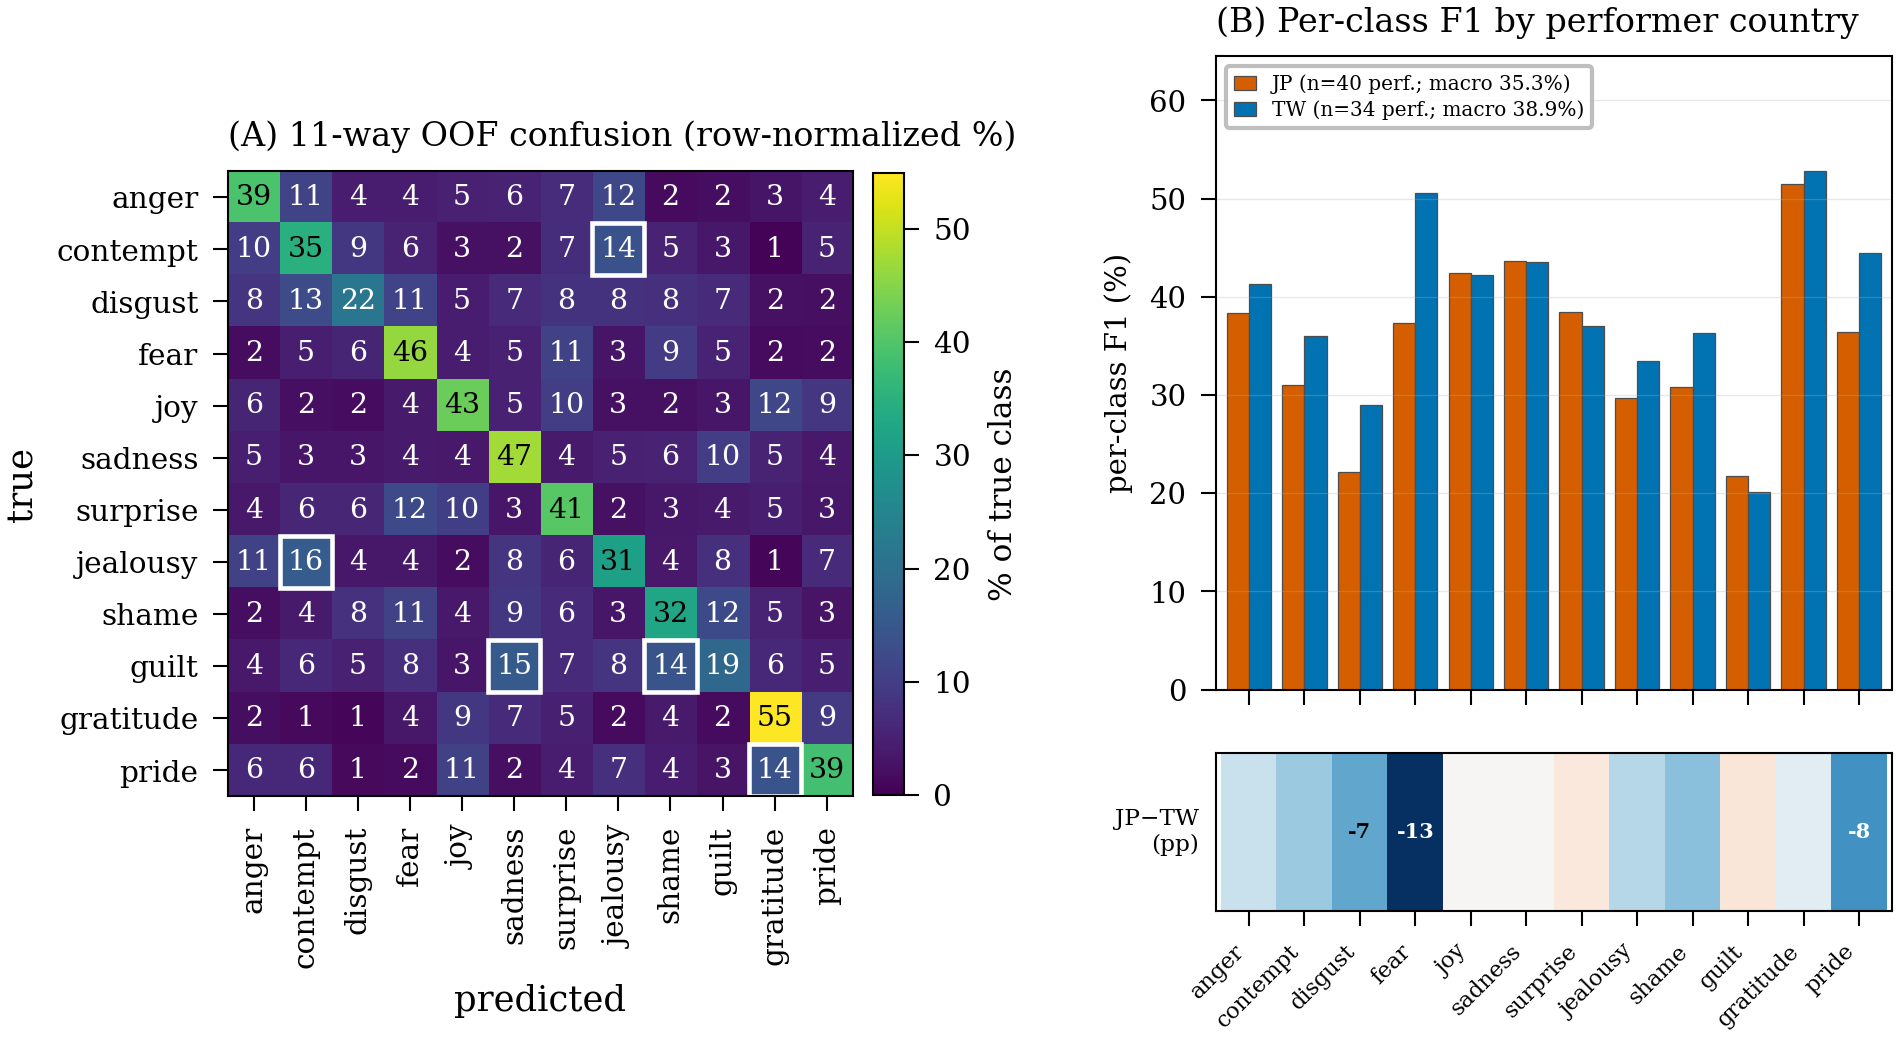

Write the Python code that produced this figure.
"""paper/figures/fig03_confusion_jptw.py — Fig.3 (P4).

Design doc: paper/data_inventory.md (P0).  2-column, two panels.

Panel A: 12x12 OOF confusion of the 11-way logit-mean ensemble, rows = true
  emotion, row-normalized to 100 %, viridis, top-5 off-diagonal boxed.
Panel B: 11-way per-class F1 by performer country (JP vs TW) + signed
  |F1_JP - F1_TW| strip.

Both panels use the SAME 11-way logit-mean ensemble (the paper's headline
model) recomputed from OOF, so A and B are self-consistent.  The exp034
cross-cultural part-masking analysis (docs/.../cross_cultural_README.md) is
a *different* metric (part-masking, single model); its qualitative findings
(shared head->legs->arms->torso ordering; JP-TW macro gap partly a marker-
set confound — JP_01-05 used OptiTrack, not Vicon) are cited in the caption,
not plotted here.

Anonymized: country aggregates only, no individual performer IDs.
"""

import pickle
import sys
from pathlib import Path

sys.path.insert(0, str(Path(__file__).resolve().parent.parent))  # paper/

import numpy as np  # noqa: E402
from sklearn.metrics import confusion_matrix, f1_score  # noqa: E402

import reconcile_f1 as R  # noqa: E402
from _style import (ONE_COL, PALETTE_QUAL, PALETTE_SEQ, PALETTE_DIV,  # noqa
                     TWO_COL, save_fig, seed_all, setup_ieee)
from diema.data.parser import IDX_TO_EMOTION  # noqa: E402

import matplotlib.pyplot as plt  # noqa: E402
from matplotlib.patches import Rectangle  # noqa: E402

setup_ieee()
seed_all(42)

raw, y, fold_ids = R.load_oof()
EMO = [IDX_TO_EMOTION[i] for i in range(12)]

# country aligned to y — re-derive ref EXACTLY as reconcile_f1.load_oof()
with open(R.SPLITS_PKL, "rb") as f:
    splits = pickle.load(f)
ref = [str(fn) for fid in range(10) for fn, _ in splits[fid]["val"]]
country = np.array([s.split("_")[0] for s in ref])
assert len(country) == len(y)

pred = R.combine(raw, R.PROD + R.EXTRA4, "logit_mean")  # 11-way logit-mean

# ── Panel A data: row-normalized confusion ────────────────────────────────
cm = confusion_matrix(y, pred, labels=list(range(12))).astype(float)
pct = cm / cm.sum(axis=1, keepdims=True) * 100.0
assert np.allclose(pct.sum(axis=1), 100.0), "rows must sum to 100%"

# top-5 off-diagonal confusion cells (true i -> pred j, i != j)
off = pct.copy()
np.fill_diagonal(off, -1.0)
flat = np.argsort(off, axis=None)[::-1][:5]
top5 = [(int(k // 12), int(k % 12), off.flat[k]) for k in flat]

# ── Panel B data: 11-way per-class F1 by country ──────────────────────────
mj, mt = country == "JP", country == "TW"
f1_jp = f1_score(y[mj], pred[mj], average=None, labels=list(range(12))) * 100
f1_tw = f1_score(y[mt], pred[mt], average=None, labels=list(range(12))) * 100
mac_jp = f1_score(y[mj], pred[mj], average="macro") * 100
mac_tw = f1_score(y[mt], pred[mt], average="macro") * 100
diff = f1_jp - f1_tw                       # signed JP - TW
top3 = np.argsort(np.abs(diff))[::-1][:3]


def _draw_panelA(fig, ax, standalone=False):
    """Draw Panel A (row-normalized OOF confusion) onto ``ax``.

    Factored out of the main 2x2 figure so a standalone ONE_COL asset can
    reuse the identical drawing (fig05_saliency.py has the two-figure
    precedent).  ``fig`` is threaded through only because the colorbar is
    created via ``fig.colorbar(..., ax=ax)`` (a fig-level side effect that
    steals space from ``ax``); passing the caller's fig/ax reproduces the
    original bytes exactly.  ``standalone=True`` drops the axes title (the
    LaTeX caption carries it).  Reuses module-level pct/top5/EMO.
    """
    im = ax.imshow(pct, cmap=PALETTE_SEQ, vmin=0, vmax=pct.max(),
                   aspect="equal")
    for i in range(12):
        for j in range(12):
            v = pct[i, j]
            if v < 0.5:                         # hide ~0 cells
                continue
            ax.text(j, i, f"{v:.0f}", ha="center", va="center", fontsize=6.8,
                    color="white" if v < pct.max() * 0.55 else "black")
    for i, j, _v in top5:                        # white box on top-5 confusions
        ax.add_patch(Rectangle((j - 0.5, i - 0.5), 1, 1, fill=False,
                               edgecolor="white", linewidth=1.1))
    ax.set_xticks(range(12))
    ax.set_xticklabels(EMO, rotation=90, fontsize=7.1)
    ax.set_yticks(range(12))
    ax.set_yticklabels(EMO, fontsize=7.1)
    ax.set_xlabel("predicted", fontsize=8.5)
    ax.set_ylabel("true", fontsize=8.5)
    if not standalone:
        ax.set_title("(A) 11-way OOF confusion (row-normalized %)",
                     fontsize=8, loc="left")
    ax.grid(False)
    cb = fig.colorbar(im, ax=ax, fraction=0.046, pad=0.03)
    cb.ax.tick_params(labelsize=7.1)
    cb.set_label("% of true class", fontsize=7.5)


# ── layout: left = confusion (spans), right = bars over strip ─────────────
fig = plt.figure()
fig.set_size_inches(TWO_COL, 3.7)
gs = fig.add_gridspec(2, 2, width_ratios=[1.0, 1.0],
                      height_ratios=[4.0, 1.0], wspace=0.46, hspace=0.16)
axCM = fig.add_subplot(gs[:, 0])
axBar = fig.add_subplot(gs[0, 1])
axStrip = fig.add_subplot(gs[1, 1])

# Panel A
_draw_panelA(fig, axCM, standalone=False)

# Panel B — paired bars
xb = np.arange(12)
w = 0.40
axBar.bar(xb - w / 2, f1_jp, w, color=PALETTE_QUAL[3],
          label=f"JP (n=40 perf.; macro {mac_jp:.1f}%)",
          edgecolor="0.3", linewidth=0.3)
axBar.bar(xb + w / 2, f1_tw, w, color=PALETTE_QUAL[0],
          label=f"TW (n=34 perf.; macro {mac_tw:.1f}%)",
          edgecolor="0.3", linewidth=0.3)
axBar.set_xlim(-0.6, 11.6)
axBar.set_ylim(0, max(f1_jp.max(), f1_tw.max()) * 1.22)  # legend headroom
axBar.set_xticks(xb)
axBar.set_xticklabels([])
axBar.set_ylabel("per-class F1 (%)", fontsize=7)
axBar.set_title("(B) Per-class F1 by performer country", fontsize=8,
                loc="left")
axBar.legend(loc="upper left", fontsize=4.8, handlelength=1.1,
             labelspacing=0.3, borderpad=0.4, framealpha=0.85,
             edgecolor="0.7")
axBar.grid(axis="y", alpha=0.3, linewidth=0.3)
axBar.grid(axis="x", visible=False)

# Panel B — signed |JP-TW| strip
M = float(np.abs(diff).max())
axStrip.imshow(diff[None, :], cmap=PALETTE_DIV, vmin=-M, vmax=M,
               aspect="auto", extent=(-0.5, 11.5, -0.5, 0.5))
for k in top3:
    axStrip.text(k, 0, f"{diff[k]:+.0f}", ha="center", va="center",
                 fontsize=5.0, fontweight="bold",
                 color="white" if abs(diff[k]) > M * 0.55 else "black")
axStrip.set_yticks([])
axStrip.set_xticks(xb)
axStrip.set_xticklabels(EMO, rotation=45, ha="right", fontsize=5.4)
axStrip.set_xlim(-0.6, 11.6)
axStrip.set_ylabel("JP−TW\n(pp)", fontsize=5.6, rotation=0, ha="right",
                   va="center")
axStrip.grid(False)

pdf, png = save_fig(fig, "fig03_confusion_jptw")
plt.close(fig)

# ── standalone Panel-A-only asset (ONE_COL) ───────────────────────────────
# Native panel-A figure so the camera-ready can drop the LaTeX \trim hack
# that currently crops Fig.3 down to just the confusion matrix.
figA = plt.figure()
figA.set_size_inches(ONE_COL, 3.4)
axA = figA.add_subplot(111)
_draw_panelA(figA, axA, standalone=True)
pdfA, pngA = save_fig(figA, "fig03_confusion_jptw_panelA")
plt.close(figA)

print(f"saved {pdf}")
print(f"saved {png}")
print(f"saved {pdfA}")
print(f"saved {pngA}")
print(f"JP macro {mac_jp:.2f}%  TW macro {mac_tw:.2f}%  "
      f"(11-way; exp034-part-masking ref: JP 28.58 / TW 31.28)")
print("top-5 off-diagonal confusions (true -> pred, %):")
for i, j, v in top5:
    print(f"  {EMO[i]:>9} -> {EMO[j]:<9} {v:5.1f}%")
print("top-3 |JP-TW| per-class (pp): "
      + ", ".join(f"{EMO[k]} {diff[k]:+.1f}" for k in top3))
